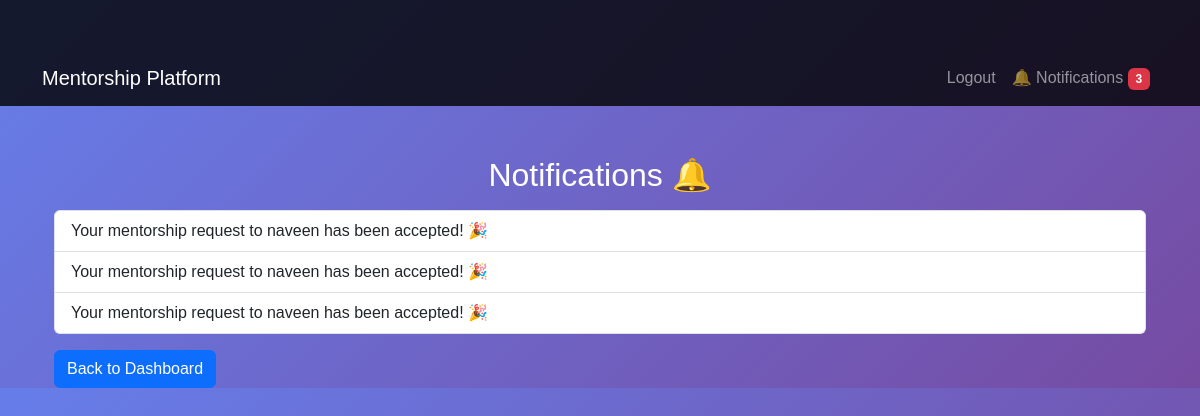
The page /dashboard/notifications/ (signed in) on the database its author committed.
### dashboard/models.py (models this page shows, shortened)
class Notification(models.Model):
    user = models.ForeignKey(
        settings.AUTH_USER_MODEL,
        on_delete=models.CASCADE,
        related_name='notifications'
    )
    message = models.TextField()
    created_at = models.DateTimeField(auto_now_add=True)
    is_read = models.BooleanField(default=False)

### dashboard/views.py (the view)
# urls.py: path('notifications/', notifications_view, name='notifications'),  # View all notifications
@login_required
def notifications_view(request):
    notifications = Notification.objects.filter(user=request.user).order_by('-created_at')
    return render(request, 'dashboard/notifications.html', {'notifications': notifications})

### dashboard/templates/dashboard/notifications.html (shortened to what this page needs)
{% extends 'core/base.html' %}
{% block content %}
<div class="container">
    <h2 class="text-center mt-4">Notifications 🔔</h2>
    <ul class="list-group mt-3">
        {% for notification in notifications %}
            <li class="list-group-item">
                {{ notification.message }}
            </li>
        {% empty %}
            <li class="list-group-item">No new notifications.</li>
        {% endfor %}
    </ul>
    <a href="{% url 'dashboard' %}" class="btn btn-primary mt-3">Back to Dashboard</a>
</div>
{% endblock %}

### core/templates/core/base.html (style rules this page uses)
body { background: linear-gradient(135deg, #667eea, #764ba2); color: white; font-family: Arial, sans-serif; }
.container { margin-top: 50px; }

### rows shown on the page
Notification: message "Your mentorship request to naveen has been accepted! 🎉"
Notification: message "Your mentorship request to naveen has been accepted! 🎉"
Notification: message "Your mentorship request to naveen has been accepted! 🎉"
